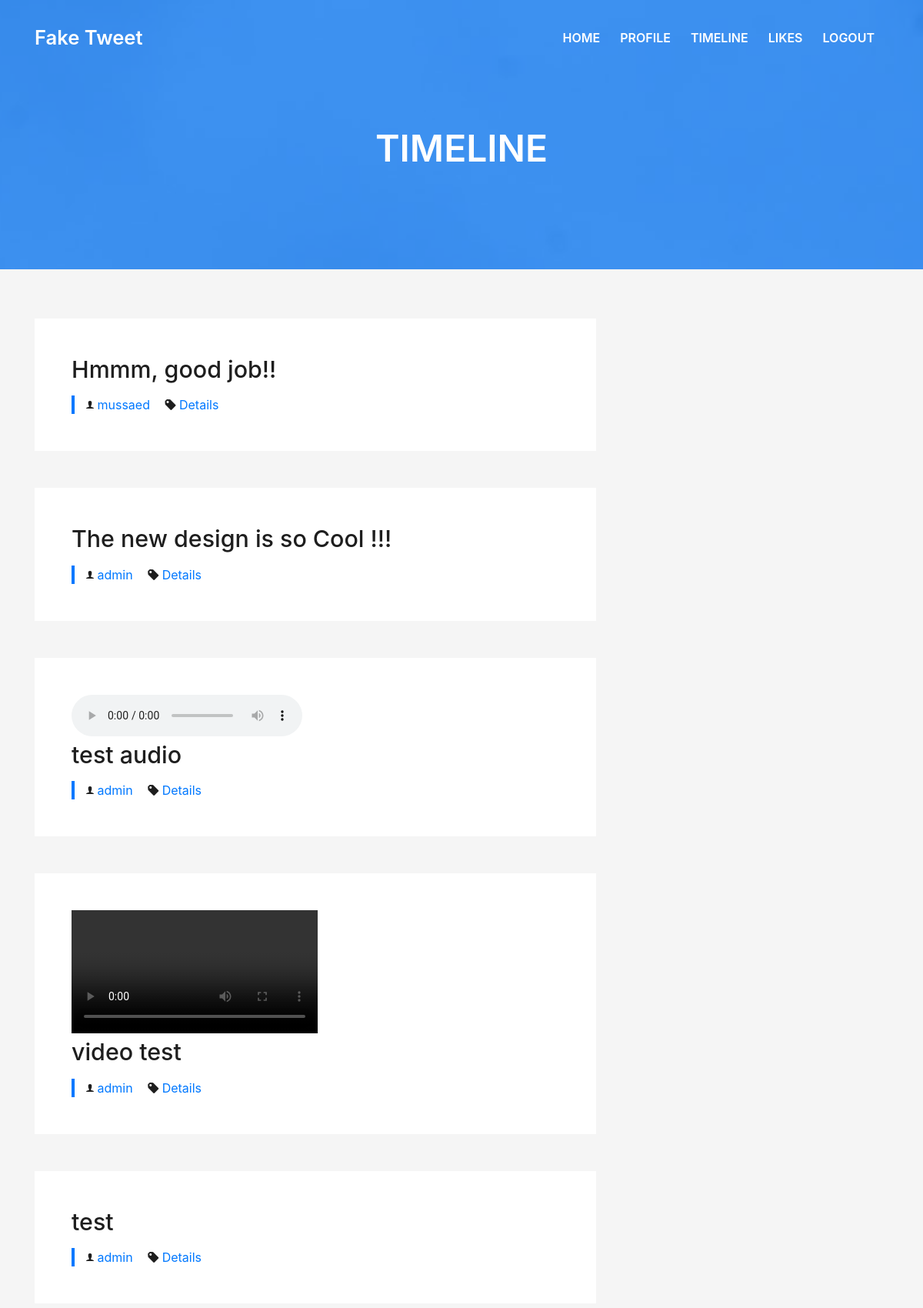
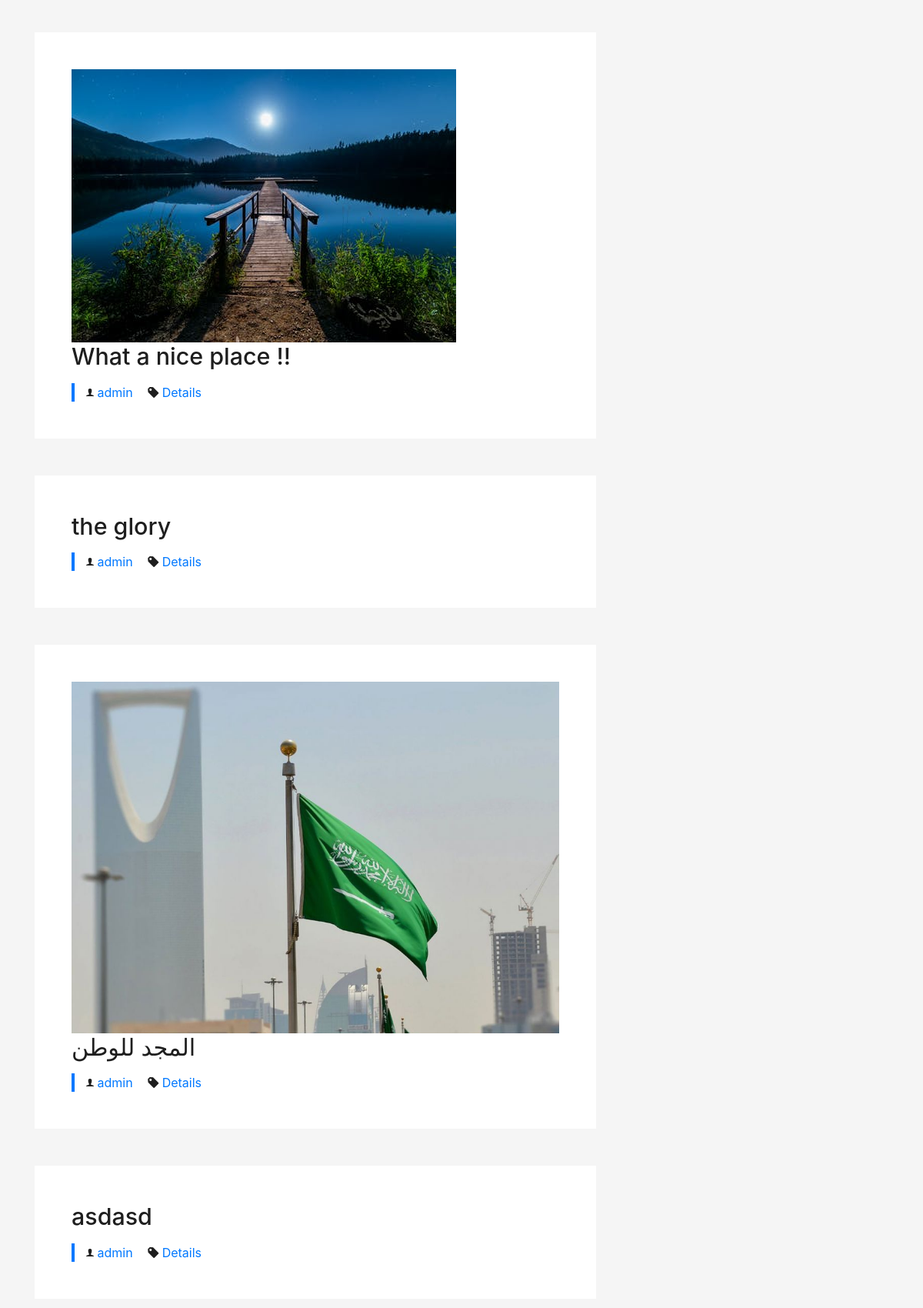
The page /timeline/ (signed in, upper part) on the database its author committed (2 pictures, top to bottom).
### twit/models.py (models this page shows, shortened)
class Tweet(models.Model):
    author = models.ForeignKey(User, on_delete=models.CASCADE)
    tweet = models.CharField(max_length=280)
    created = models.DateTimeField(auto_now_add=True)
    like = models.ManyToManyField(User, related_name= 'likes', blank=True)
    image = models.FileField(null=True, blank=True)

### twit/views.py (the view)
# urls.py: path('timeline/', timeline , name ='timeline'),
@login_required
def timeline(request):
    try:
        follos = Followings.objects.get(userid=request.user)
        followings = follos.following.all()
        tweet = Tweet.objects.filter(author__in= followings).order_by('-created')
    except:
        tweet = None
    context = {'tweets': tweet}
    return render(request, 'timeline.html', context)

### twit/templates/timeline.html (shortened to what this page needs)
{% extends "base.html" %}
{% block pagename %}
    Timeline
{% endblock %}
{% block content %}
  <section class="blog-wrapper sect-pt4" id="blog">
    <div class="container">
      <div class="row">
        <div class="col-md-8">
          {% for t in tweets %}
          <div class="post-box">
            <div class="post-thumb">
              {% if t.image %}
                  {% if '.mp4' in t.image.name %}
                     <video width="320" height="240" controls class="img-fluid">
                       <source src="{{ t.image.url }}" type="video/mp4">
                      </video>
                  {% elif '.mp3' in t.image.name %}
                    <audio controls>
                      <source src="{{ t.image.url }}" type="audio/mpeg">
                    </audio>
                  {% else %}
                    <img src="{{ t.image.url }}" class="img-fluid" alt="">
                  {% endif %}
              {% endif %}
            </div>
            <div class="post-meta">
              <h1 class="article-title">{{ t.tweet }}</h1>
              <ul>
                <li>
                  <span class="ion-ios-person"></span>
                  <a>{{ t.author.username }}</a>
                </li>
                <li>
                  <span class="ion-pricetag"></span>
                  <a href="{% url 'details' id=t.id %}">Details</a>
                </li>
              </ul>
            </div>
          </div>
          {% endfor %}
          </div>
    </div>
  </section>
{% endblock %}

### static/style/css/style.css (style rules this page uses)
body { background-color: #f5f5f5; color: #4e4e4e; }
h1, h2, h3, h4, h5, h6 { color: #1e1e1e; }
a { color: #1e1e1e; transition: all 0.5s ease-in-out; }
.sect-pt4 { padding-top: 4rem; }
.ul-resect, .socials ul, .list-ico, .blog-wrapper .post-meta ul, .box-comments .list-comments, .widget-sidebar .list-sidebar, .widget-tags ul { list-style: none; padding-left: 0; margin-bottom: 0; }
.post-box, .form-comments, .box-comments, .widget-sidebar { padding: 2rem; background-color: #fff; margin-bottom: 3rem; }
.post-box, .form-comments, .box-comments, .widget-sidebar { padding: 3rem; }
.blog-wrapper .article-title { font-size: 1.5rem; }
.blog-wrapper .article-title { font-size: 1.9rem; }
.blog-wrapper .post-meta ul { border-left: 4px solid #0078ff; margin-top: 1rem; }
.blog-wrapper .post-meta ul li { display: inline-block; margin-left: 15px; }
.blog-wrapper .post-meta ul a { color: #0078ff; }
.blog-wrapper .post-meta ul span { color: #1e1e1e; }

### rows shown on the page
Tweet: tweet "Hmmm, good job!!", author.username "mussaed"
Tweet: tweet "The new design is so Cool !!!", author.username "admin"
Tweet: tweet "test audio", author.username "admin"
Tweet: tweet "video test", author.username "admin"
Tweet: tweet "test", author.username "admin"
Tweet: image (picture), tweet "What a nice place !!", author.username "admin"
Tweet: tweet "the glory", author.username "admin"
Tweet: image (picture), tweet "المجد للوطن", author.username "admin"
Tweet: tweet "asdasd", author.username "admin"
